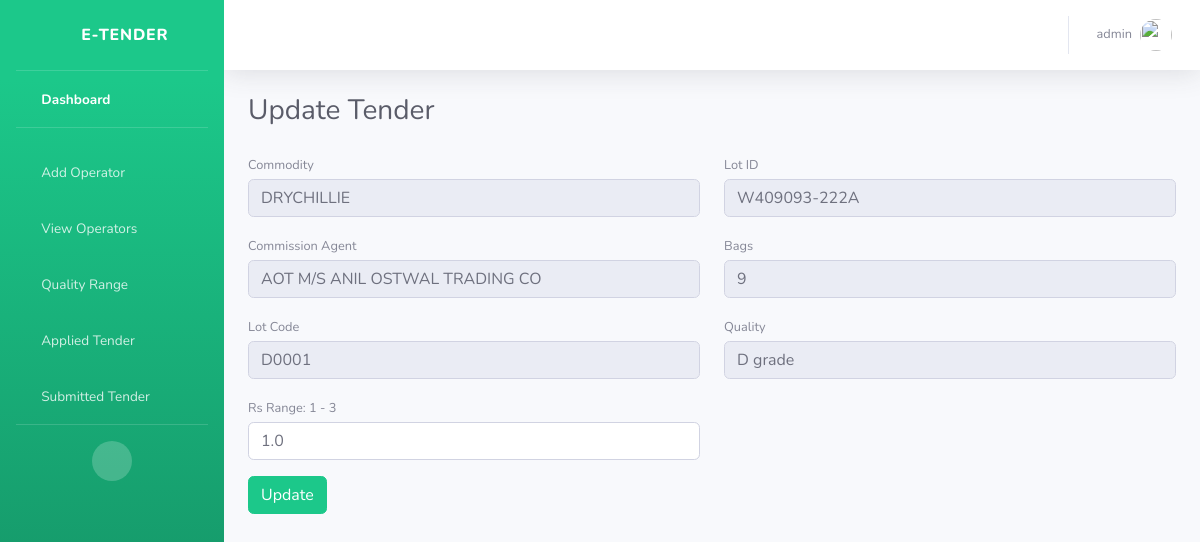
Page /update_quote/547 (signed in) on the committed database.
### users/models.py (models this page shows)
class NewUser(AbstractUser):
    user_type = models.CharField(max_length=100, default='operator')
    phone_no = models.CharField(max_length=100)
    adhar_no = models.CharField(max_length=30)
    pan_no = models.CharField(max_length=40, null=True)

class APMCTender(models.Model):
    commodity = models.CharField(max_length=300)
    commission_agent = models.CharField(max_length=300)
    lot_id = models.CharField(max_length=100)
    Bags = models.IntegerField()
    lot_code = models.CharField(max_length=300)
    quality = models.CharField(max_length=200)
    rs = models.FloatField()
    operator_id = models.ForeignKey(NewUser, on_delete=models.CASCADE, default=4)
    created_on = models.DateField(default=timezone.now)

### users/views.py (the view, shortened to what this page needs)
# urls.py: path('update_quote/<int:id>', views.update_quote, name='update_quote'),
def update_quote(request,id):
    if request.user.user_type != 'admin':
        return HttpResponseForbidden()
    i = id
    print("Iddddddddddddddd",i)
    obj = APMCTender.objects.get(id=i)
    data = APMCETender.objects.filter(tender_id_id=id)
    print(data)
    context = {
    'obj':obj
    }
    return render(request,'update_quote.html',context)

### users/templates/update_quote.html (shortened to what this page needs)
{% extends 'base.html' %}
{% block content %}
<div class="container-fluid">
                  <div class="d-sm-flex align-items-center justify-content-between mb-4">
                      <h1 class="h3 mb-0 text-gray-800">Update Tender</h1>
                  </div>
                  <form method="post">
                      <div class="row gx-3">
                          <div class="col-md-6">
                              <div class="mb-3">
                                  <label class="small mb-1" for="inputFirstName">Commodity</label>
                                  <input class="form-control" id="inputFirstName" type="text"
                                   value="{{obj.commodity}}" name="commodity" readonly>
                              </div>
                          </div>
                          <div class="col-md-6">
                              <div class="mb-3">
                                  <label class="small mb-1" for="inputLastName">Lot ID</label>
                                  <input class="form-control" id="inputLastName" type="text"
                                 value="{{obj.lot_id}}" name=lot_id readonly>
                              </div>
                          </div>
                      </div>
                      <div class="row gx-3">
                          <div class="col-md-6">
                              <div class="mb-3">
                                  <label class="small mb-1" for="inputFirstName">Commission Agent</label>
                                  <input class="form-control" id="inputFirstName" type="text"
                                 value="{{obj.commission_agent}}" name="commission_agent" readonly>
                              </div>
                          </div>
                          <div class="col-md-6">
                              <div class="mb-3">
                                  <label class="small mb-1" for="inputLastName">Bags</label>
                                  <input class="form-control" id="inputLastName" readonly type="text"
                                  name="bags" value="{{obj.Bags}}">
                              </div>
                          </div>
                      </div>
                      <div class="row gx-3">
                          <div class="col-md-6">
                              <div class="mb-3">
                                  <label class="small mb-1" for="inputFirstName">Lot Code</label>
                                  <input class="form-control" id="inputFirstName" type="text"
                                 value="{{obj.lot_code}}" name="lot_code" readonly>
                              </div>
                          </div>
                          <div class="col-md-6">
                              <div class="mb-3">
                                  <label class="small mb-1" for="inputQuality">Quality</label>
                                  <input class="form-control" id="inputQuality" readonly type="text"
                                  name="quality" value="{{obj.quality}}">
                              </div>
                          </div>
                      </div>
                      <div class="row gx-3">
                          <div class="col-md-6">
                              <div class="mb-3">
                                  <label class="small mb-1" for="inputFirstName" id="rsRangeLabel">Rs/-</label>
                                  <input class="form-control" id="inputFirstName" type="number"
                                  name="rs" value="{{obj.rs}}">
                              </div>
                          </div>
                      </div>
                      <button type="submit"id="submitButton" class="btn btn-success">Update</button>
                  </form>
</div>
{% endblock %}

### users/templates/base.html (shortened to what this page needs)
<!DOCTYPE html>
<html lang="en">
<head>
    <link href="/media/assets/vendor/fontawesome-free/css/all.min.css" rel="stylesheet" type="text/css">
    <link href="/media/assets/css/sb-admin-2.min.css" rel="stylesheet">
</head>
<body id="page-top">
    <div id="wrapper">
        <ul class="navbar-nav bg-gradient-success sidebar sidebar-dark accordion" id="accordionSidebar">
            <a class="sidebar-brand d-flex align-items-center justify-content-center" href="/index">
                <div class="sidebar-brand-icon rotate-n-15">
                    <i class="fas fa-calculator"></i>
                </div>
                <div class="sidebar-brand-text mx-3">E-Tender</div>
            </a>
            <hr class="sidebar-divider my-0">
            <li class="nav-item active">
                <a class="nav-link" href="/index">
                    <i class="fas fa-fw fa-tachometer-alt"></i>
                    <span>Dashboard</span></a>
            </li>
            <hr class="sidebar-divider">
            <li class="nav-item">
                <a class="nav-link" href="/add_operator">
                    <i class="fas fa-fw fa-user"></i>
                    <span>Add Operator</span></a>
            </li>
            <li class="nav-item">
                <a class="nav-link" href="/operators_list">
                    <i class="fas fa-fw fa-user"></i>
                    <span>View Operators</span></a>
            </li>
            <li class="nav-item">
                <a class="nav-link" href="/quality_range">
                    <i class="fas fa-fw fa-table"></i>
                    <span>Quality Range</span></a>
            </li>
            <li class="nav-item">
                <a class="nav-link" href="/applied_tender">
                    <i class="fas fa-fw fa-table"></i>
                    <span>Applied Tender</span></a>
            </li>
            <li class="nav-item">
                <a class="nav-link" href="/submitted_tender">
                    <i class="fas fa-fw fa-table"></i>
                    <span>Submitted Tender</span></a>
            </li>
            <hr class="sidebar-divider d-none d-md-block">
            <div class="text-center d-none d-md-inline">
                <button class="rounded-circle border-0" id="sidebarToggle"></button>
            </div>
        </ul>
        <div id="content-wrapper" class="d-flex flex-column">
            <div id="content">
                <nav class="navbar navbar-expand navbar-light bg-white topbar mb-4 static-top shadow">
                    <ul class="navbar-nav ml-auto">
                        <li class="nav-item dropdown no-arrow">
                            <a class="nav-link dropdown-toggle" href="#" id="userDropdown" role="button"
                                data-toggle="dropdown" aria-haspopup="true" aria-expanded="false">
                                <span class="mr-2 d-none d-lg-inline text-gray-600 small">{{user}}</span>
                                <img class="img-profile rounded-circle"
                                    src="/media/assets/img/undraw_profile.svg">
                            </a>
                        </li>
                    </ul>
                </nav>
                {% block content %}
                {% endblock %}
            </body>
            </html>

### rows in the picture
NewUser: username "admin"
APMCTender: commodity "DRYCHILLIE", lot_id "W409093-222A", commission_agent "AOT M/S ANIL OSTWAL TRADING CO", bags "9", lot_code "D0001", quality "D grade", rs "1.0"
